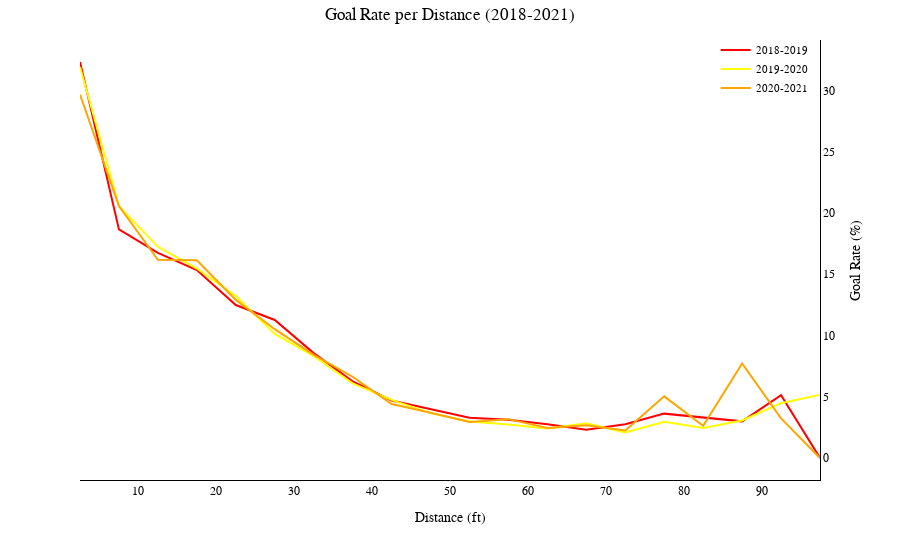

The code cell stored with this chart in its notebook:
### Code cell
''' Create a single figure for all seasons'''

shots1, rate1, rate_of_shots1 = calculate_metrics(df_2018)
shots2, rate2, rate_of_shots2 = calculate_metrics(df_2019)
shots3, rate3, rate_of_shots3 = calculate_metrics(df_2020)


fig = go.Figure()

fig.add_trace(go.Scatter(
    x=(rate1.index.astype(int) + bin_size/2),
    y=rate1.values,
    name="2018-2019",
    mode="lines",
    marker=dict(color="red"),
    yaxis="y2"
))

fig.add_trace(go.Scatter(
    x=(rate2.index.astype(int) + bin_size/2),
    y=rate2.values,
    name="2019-2020",
    mode="lines",
    marker=dict(color="yellow"),
    yaxis="y2"
))

fig.add_trace(go.Scatter(
    x=(rate3.index.astype(int) + bin_size/2),
    y=rate3.values,
    name="2020-2021",
    mode="lines",
    marker=dict(color="orange"),
    yaxis="y2"
))



family_titles="Times New Roman"
fig.update_layout(
    plot_bgcolor="white",
    paper_bgcolor="white",
    title=dict(
    text="Goal Rate per Distance (2018-2021)",
    font=dict(size=17, family=family_titles, color="black"),  # title font
    x=0.5,
    pad=dict(t=1)

    ),
    xaxis=dict(
        title=dict(
            text="Distance (ft)",
            font=dict(size=14, family=family_titles, color="black")
        ),
        tickfont=dict(size=12, family=family_titles, color="black"),
        showgrid=False,
        zeroline=False,      
        showline=True,       
        linecolor="black",   
        linewidth=1        
    ),
    yaxis=dict(
        title=dict(
            text="Total Shots",
            font=dict(size=14, family=family_titles, color="black")
        ),
        tickfont=dict(size=12, family=family_titles, color="black"),
        showgrid=False,
        zeroline=False,      
        showline=True,       
        linecolor="black",   
        linewidth=1        
    ),
    yaxis2=dict(
        title=dict(
            text="Goal Rate (%)",
            font=dict(size=14, family=family_titles, color="black")
        ),
        tickfont=dict(size=12, family=family_titles, color="black"),
        overlaying="y",
        side="right",
        showgrid=False,
        zeroline=False,      
        showline=True,       
        linecolor="black",   
        linewidth=1        
    ),
    legend=dict(
        x=0.99, y=1.01,              
        xanchor="right", yanchor="top",
        font=dict(size=11, family=family_titles, color="black"),
        bgcolor="rgba(255,255,255,0.5)"  # optional background
    ),
    barmode="group",
    margin=dict(t=40)
    )

fig.update_xaxes(
    tick0=0,   # where ticks start
    dtick=10,  # step size
    tickmode="linear"
)

#fig.write_image("distance_all.png", scale=5)
fig.show()

### Figure 1 — Plotly figure (JSON) as saved in the notebook; plotly's stock layout.template omitted (floating-point values rounded to 4 significant figures)
{"data": [{"marker": {"color": "red"}, "mode": "lines", "name": "2018-2019", "type": "scatter", "x": [2.5, 7.5, 12.5, 17.5, 22.5, 27.5, 32.5, 37.5, 42.5, 47.5, 52.5, 57.5, 62.5, 67.5, 72.5, 77.5, 82.5, 87.5, 92.5, 97.5], "y": [32.31, 18.65, 16.74, 15.33, 12.48, 11.26, 8.56, 6.25, 4.69, 3.97, 3.29, 3.12, 2.75, 2.3, 2.76, 3.62, 3.28, 2.99, 5.13, 0.0], "yaxis": "y2"}, {"marker": {"color": "yellow"}, "mode": "lines", "name": "2019-2020", "type": "scatter", "x": [2.5, 7.5, 12.5, 17.5, 22.5, 27.5, 32.5, 37.5, 42.5, 47.5, 52.5, 57.5, 62.5, 67.5, 72.5, 77.5, 82.5, 87.5, 92.5, 97.5], "y": [31.91, 20.55, 17.23, 15.46, 13.21, 10.12, 8.31, 6.09, 4.74, 3.66, 2.97, 2.74, 2.41, 2.84, 2.08, 2.96, 2.45, 3.06, 4.47, 5.17], "yaxis": "y2"}, {"marker": {"color": "orange"}, "mode": "lines", "name": "2020-2021", "type": "scatter", "x": [2.5, 7.5, 12.5, 17.5, 22.5, 27.5, 32.5, 37.5, 42.5, 47.5, 52.5, 57.5, 62.5, 67.5, 72.5, 77.5, 82.5, 87.5, 92.5, 97.5], "y": [29.66, 20.56, 16.17, 16.14, 12.9, 10.51, 8.41, 6.63, 4.4, 3.7, 2.93, 3.17, 2.44, 2.68, 2.25, 5.03, 2.62, 7.71, 3.23, 0.0], "yaxis": "y2"}], "layout": {"barmode": "group", "legend": {"bgcolor": "rgba(255,255,255,0.5)", "font": {"color": "black", "family": "Times New Roman", "size": 11}, "x": 0.99, "xanchor": "right", "y": 1.01, "yanchor": "top"}, "margin": {"t": 40}, "paper_bgcolor": "white", "plot_bgcolor": "white", "title": {"font": {"color": "black", "family": "Times New Roman", "size": 17}, "pad": {"t": 1}, "text": "Goal Rate per Distance (2018-2021)", "x": 0.5}, "xaxis": {"dtick": 10, "linecolor": "black", "linewidth": 1, "showgrid": false, "showline": true, "tick0": 0, "tickfont": {"color": "black", "family": "Times New Roman", "size": 12}, "tickmode": "linear", "title": {"font": {"color": "black", "family": "Times New Roman", "size": 14}, "text": "Distance (ft)"}, "zeroline": false}, "yaxis": {"linecolor": "black", "linewidth": 1, "showgrid": false, "showline": true, "tickfont": {"color": "black", "family": "Times New Roman", "size": 12}, "title": {"font": {"color": "black", "family": "Times New Roman", "size": 14}, "text": "Total Shots"}, "zeroline": false}, "yaxis2": {"linecolor": "black", "linewidth": 1, "overlaying": "y", "showgrid": false, "showline": true, "side": "right", "tickfont": {"color": "black", "family": "Times New Roman", "size": 12}, "title": {"font": {"color": "black", "family": "Times New Roman", "size": 14}, "text": "Goal Rate (%)"}, "zeroline": false}}}
